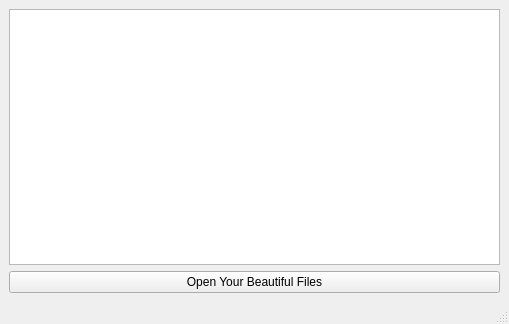
<?xml version="1.0" encoding="UTF-8"?>
<ui version="4.0">
 <class>MainWindow</class>
 <widget class="QMainWindow" name="MainWindow">
  <property name="geometry">
   <rect>
    <x>0</x>
    <y>0</y>
    <width>509</width>
    <height>324</height>
   </rect>
  </property>
  <property name="windowTitle">
   <string>MainWindow</string>
  </property>
  <widget class="QWidget" name="centralwidget">
   <layout class="QVBoxLayout" name="verticalLayout">
    <item>
     <widget class="QListView" name="listFiles_container"/>
    </item>
    <item>
     <widget class="QPushButton" name="openFiles_pb">
      <property name="text">
       <string>Open Your Beautiful Files</string>
      </property>
     </widget>
    </item>
   </layout>
  </widget>
  <widget class="QMenuBar" name="menubar">
   <property name="geometry">
    <rect>
     <x>0</x>
     <y>0</y>
     <width>509</width>
     <height>21</height>
    </rect>
   </property>
  </widget>
  <widget class="QStatusBar" name="statusbar"/>
 </widget>
 <resources/>
 <connections/>
 <buttongroups>
  <buttongroup name="buttonGroup"/>
 </buttongroups>
</ui>
